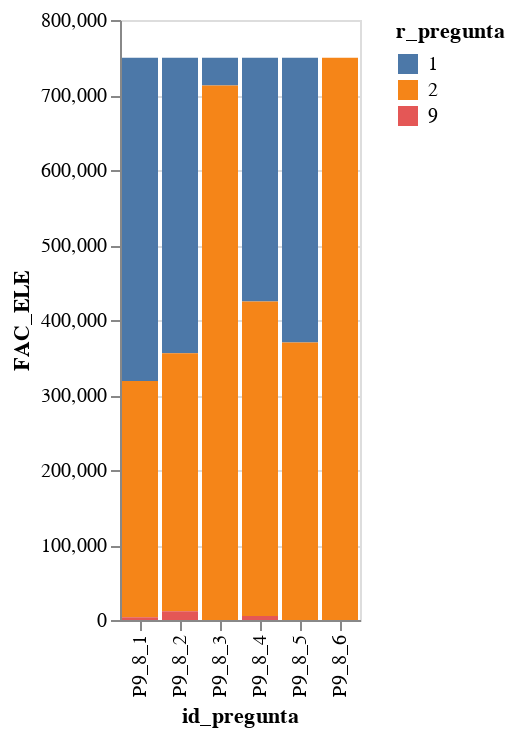

The code cell stored with this chart in its notebook:
### Code cell
alt.Chart(d).mark_bar().encode(
  x='id_pregunta',
  y='FAC_ELE',
  color='r_pregunta:N',
  tooltip='FAC_ELE'
)

### Figure 1 — Vega-Lite specification as saved in the notebook (floating-point values rounded to 4 significant figures)
{"config": {"view": {"continuousWidth": 400, "continuousHeight": 300}}, "data": {"name": "data-2839499d40f40aa23515c4adcad1cfd4"}, "mark": "bar", "encoding": {"color": {"field": "r_pregunta", "type": "nominal"}, "tooltip": {"field": "FAC_ELE", "type": "quantitative"}, "x": {"field": "id_pregunta", "type": "nominal"}, "y": {"field": "FAC_ELE", "type": "quantitative"}}, "$schema": "https://vega.github.io/schema/vega-lite/v4.17.0.json", "datasets": {"data-2839499d40f40aa23515c4adcad1cfd4": [{"id_pregunta": "P9_8_1", "r_pregunta": 1, "FAC_ELE": 431015}, {"id_pregunta": "P9_8_1", "r_pregunta": 2, "FAC_ELE": 315132}, {"id_pregunta": "P9_8_1", "r_pregunta": 9, "FAC_ELE": 3527}, {"id_pregunta": "P9_8_2", "r_pregunta": 1, "FAC_ELE": 394169}, {"id_pregunta": "P9_8_2", "r_pregunta": 2, "FAC_ELE": 343939}, {"id_pregunta": "P9_8_2", "r_pregunta": 9, "FAC_ELE": 11566}, {"id_pregunta": "P9_8_3", "r_pregunta": 1, "FAC_ELE": 36945}, {"id_pregunta": "P9_8_3", "r_pregunta": 2, "FAC_ELE": 712729}, {"id_pregunta": "P9_8_4", "r_pregunta": 1, "FAC_ELE": 324932}, {"id_pregunta": "P9_8_4", "r_pregunta": 2, "FAC_ELE": 419309}, {"id_pregunta": "P9_8_4", "r_pregunta": 9, "FAC_ELE": 5433}, {"id_pregunta": "P9_8_5", "r_pregunta": 1, "FAC_ELE": 379638}, {"id_pregunta": "P9_8_5", "r_pregunta": 2, "FAC_ELE": 370036}, {"id_pregunta": "P9_8_6", "r_pregunta": 2, "FAC_ELE": 749674}]}}
